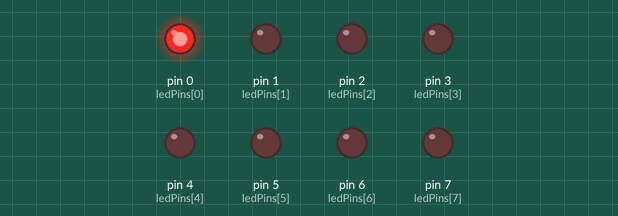
Bench run of a program on a simulated Arduino Uno, built with avr-gcc and run on an emulated ATmega328P. Shown: output pins drawn as LEDs (lit = HIGH).

Above: at 0.1 s.
At 0.9 s:
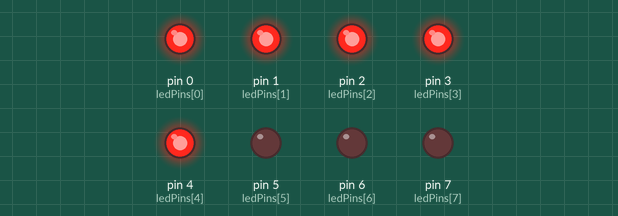
At 1.7 s:
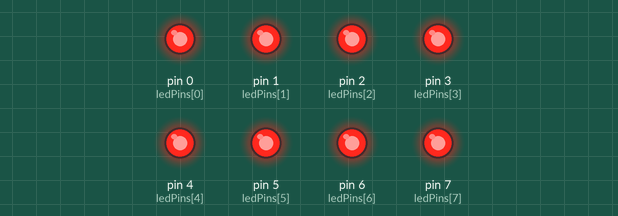
At 2.8 s:
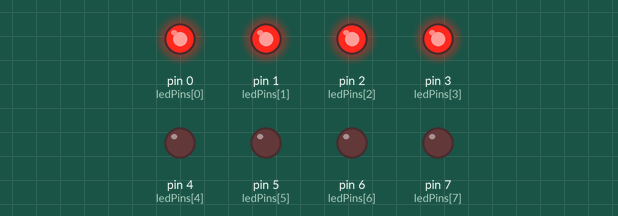
At 3.8 s:
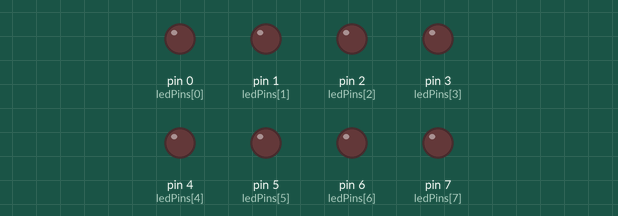
At 5.3 s:
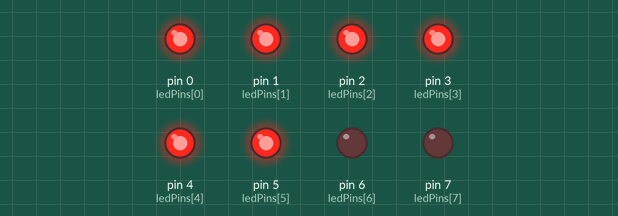
Timing chart, 0 to 5.6 s (numbered marks = the images above):
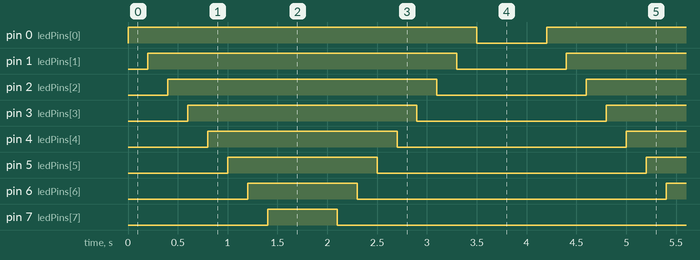

Measured:
- by itself, pin 0 (ledPins[0]): alternates HIGH for 3.5 s and LOW for 0.70 s
- by itself, pin 1 (ledPins[1]): alternates HIGH for 3.1 s and LOW for 1.1 s
- by itself, pin 2 (ledPins[2]): alternates HIGH for 2.7 s and LOW for 1.5 s
- by itself, pin 3 (ledPins[3]): alternates HIGH for 2.3 s and LOW for 1.9 s
- by itself, pin 4 (ledPins[4]): alternates HIGH for 1.9 s and LOW for 2.3 s
- by itself, pin 5 (ledPins[5]): alternates HIGH for 1.5 s and LOW for 2.7 s
- by itself, pin 6 (ledPins[6]): alternates HIGH for 1.1 s and LOW for 3.1 s
- by itself, pin 7 (ledPins[7]): alternates HIGH for 0.70 s and LOW for 3.5 s

The program:

main.cpp
```cpp
#include <Arduino.h>

#define NUM_LEDS 8  // Số lượng đèn LED

int ledPins[NUM_LEDS] = {0, 1, 2, 3, 4, 5, 6, 7};  // Chân kết nối của LED

void setup() {
  for (int i = 0; i < NUM_LEDS; i++) {
    pinMode(ledPins[i], OUTPUT);  // Thiết lập tất cả chân LED là OUTPUT
  }
}

void loop() {
  // Giai đoạn 1: Bật từng LED từ trái sang phải
  for (int i = 0; i < NUM_LEDS; i++) {
    digitalWrite(ledPins[i], HIGH);
    delay(200);
  }
  delay(500); // Giữ trạng thái sáng trong 0.5s

  // Giai đoạn 2: Tắt từng LED từ phải sang trái
  for (int i = NUM_LEDS - 1; i >= 0; i--) {
    digitalWrite(ledPins[i], LOW);
    delay(200);
  }
  delay(500); // Giữ trạng thái tắt trong 0.5s
}
```
